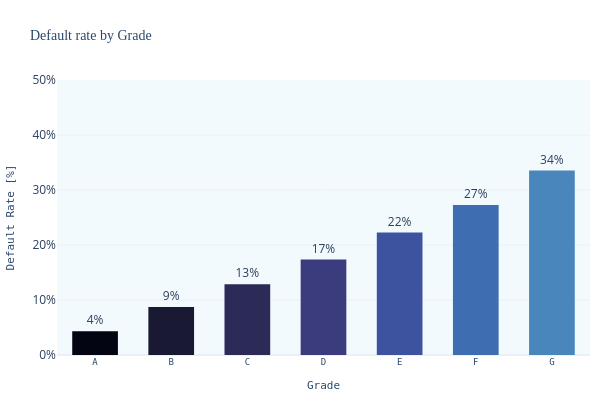

Notebook code cell kept with this figure:
### Markdown cell above
### 4.1 Default Rate by Grade

### Code cell
grade_default_counts = loans_df.groupby(['grade', 'risky']).size().reset_index(name='count')

grade_default_pivot = grade_default_counts.pivot_table(
    index='grade',
    columns='risky',
    values='count',
    aggfunc='sum',
    fill_value=0
    )

fig = default_rate_bar_plot(
    df=grade_default_pivot,
    xlabel='Grade',
    title='Default rate by Grade',
    yaxis_range=[0, 0.5],
)

fig.write_image("images/default_by_grade.png")
fig.show()

### Figure 1 — Plotly figure (JSON) as saved in the notebook; plotly's stock layout.template omitted (floating-point values rounded to 4 significant figures)
{"data": [{"hovertemplate": "Grade=%{x}<br>Default Rate [%]=%{text}<extra></extra>", "legendgroup": "A", "marker": {"color": "rgb(3, 5, 18)", "pattern": {"shape": ""}}, "name": "A", "orientation": "v", "showlegend": true, "text": [0.04302], "textposition": "outside", "texttemplate": "%{text:.0%}", "type": "bar", "width": 0.6, "x": ["A"], "xaxis": "x", "y": [0.04302], "yaxis": "y"}, {"hovertemplate": "Grade=%{x}<br>Default Rate [%]=%{text}<extra></extra>", "legendgroup": "B", "marker": {"color": "rgb(25, 25, 51)", "pattern": {"shape": ""}}, "name": "B", "orientation": "v", "showlegend": true, "text": [0.08733], "textposition": "outside", "texttemplate": "%{text:.0%}", "type": "bar", "width": 0.6, "x": ["B"], "xaxis": "x", "y": [0.08733], "yaxis": "y"}, {"hovertemplate": "Grade=%{x}<br>Default Rate [%]=%{text}<extra></extra>", "legendgroup": "C", "marker": {"color": "rgb(44, 42, 87)", "pattern": {"shape": ""}}, "name": "C", "orientation": "v", "showlegend": true, "text": [0.1287], "textposition": "outside", "texttemplate": "%{text:.0%}", "type": "bar", "width": 0.6, "x": ["C"], "xaxis": "x", "y": [0.1287], "yaxis": "y"}, {"hovertemplate": "Grade=%{x}<br>Default Rate [%]=%{text}<extra></extra>", "legendgroup": "D", "marker": {"color": "rgb(58, 60, 125)", "pattern": {"shape": ""}}, "name": "D", "orientation": "v", "showlegend": true, "text": [0.1735], "textposition": "outside", "texttemplate": "%{text:.0%}", "type": "bar", "width": 0.6, "x": ["D"], "xaxis": "x", "y": [0.1735], "yaxis": "y"}, {"hovertemplate": "Grade=%{x}<br>Default Rate [%]=%{text}<extra></extra>", "legendgroup": "E", "marker": {"color": "rgb(62, 83, 160)", "pattern": {"shape": ""}}, "name": "E", "orientation": "v", "showlegend": true, "text": [0.2226], "textposition": "outside", "texttemplate": "%{text:.0%}", "type": "bar", "width": 0.6, "x": ["E"], "xaxis": "x", "y": [0.2226], "yaxis": "y"}, {"hovertemplate": "Grade=%{x}<br>Default Rate [%]=%{text}<extra></extra>", "legendgroup": "F", "marker": {"color": "rgb(62, 109, 178)", "pattern": {"shape": ""}}, "name": "F", "orientation": "v", "showlegend": true, "text": [0.2725], "textposition": "outside", "texttemplate": "%{text:.0%}", "type": "bar", "width": 0.6, "x": ["F"], "xaxis": "x", "y": [0.2725], "yaxis": "y"}, {"hovertemplate": "Grade=%{x}<br>Default Rate [%]=%{text}<extra></extra>", "legendgroup": "G", "marker": {"color": "rgb(72, 134, 187)", "pattern": {"shape": ""}}, "name": "G", "orientation": "v", "showlegend": true, "text": [0.3353], "textposition": "outside", "texttemplate": "%{text:.0%}", "type": "bar", "width": 0.6, "x": ["G"], "xaxis": "x", "y": [0.3353], "yaxis": "y"}], "layout": {"barmode": "relative", "coloraxis": {"showscale": false}, "height": 400, "legend": {"title": {"text": "Grade"}, "tracegroupgap": 0}, "showlegend": false, "title": {"text": "Default rate by Grade"}, "uniformtext": {"minsize": 8}, "width": 600, "xaxis": {"anchor": "y", "categoryarray": ["A", "B", "C", "D", "E", "F", "G"], "categoryorder": "array", "domain": [0, 1], "title": {"text": "Grade"}}, "yaxis": {"anchor": "x", "domain": [0, 1], "range": [0, 0.5], "tickformat": ".0%", "title": {"text": "Default Rate [%]"}}}}
